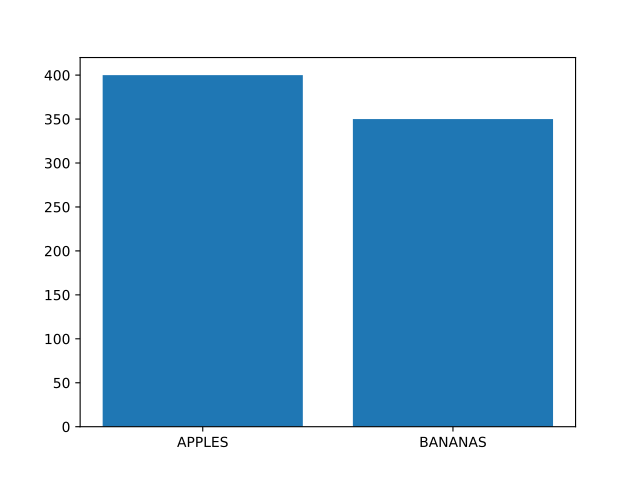

Here is the Python script that generated this plot:
import matplotlib.pyplot as plt
import numpy as np

x = ["APPLES", "BANANAS"]
y = [400, 350]

plt.bar(x, y)
plt.show()
